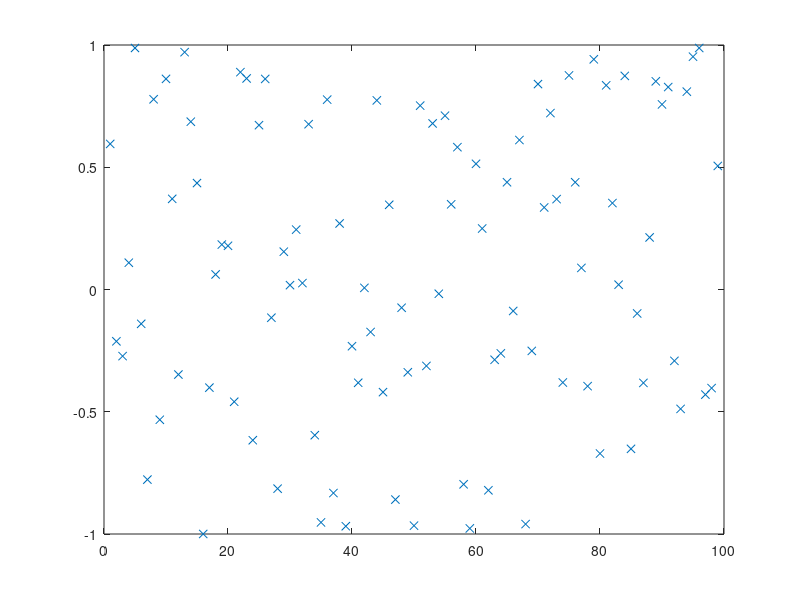

Write MATLAB code to recreate this figure. (Note: this script raises an error after producing the figure.)
% script <a href="matlab:NR_QuickSortTest">NR_QuickSortTest</a>
% Test <a href="matlab:help NR_InsertionSort">NR_InsertionSort</a> on a random set of data.
% Numerical Renaissance codebase, Chapter 7, https://github.com/tbewley/NR
% Copyright 2022 by Thomas Bewley, distributed under BSD 3-Clause License. 

n=99; D=2*rand(n,1)-1; close all, plot(D(:,1),'x'), pause(0.5)
[D,index]=NR_QuickSort(D,1,n);       plot(D(:,1),'x')

% end script NR_QuickSortTest
